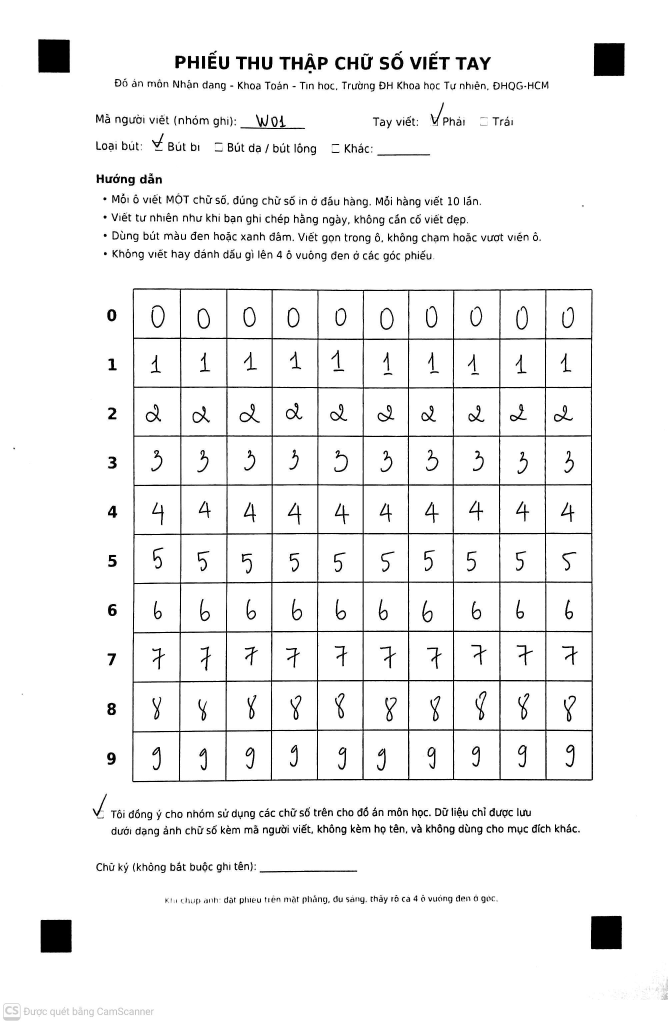
#> input picture data/vn_raw/W01.jpg, 2002 x 3071 px (shown at 1/3 size); its folder holds only this picture in this run
$ python -i vn_digits.py   (imports and definitions only)
#> lines starting #> are read from the running program, lines starting #| are printed output that depends on the picture; after the words box and inside, x2 and y2 are one past the last pixel; in counts of white or black regions, pixels touching at a corner belong together
#> in process_sheet, img is the input picture: shape (3071, 2002, 3); min 0, max 255, mean 242.5
import glob, os
import cv2
import numpy as np
from PIL import Image
from scipy import ndimage

# Hình học phiếu (mm), khớp với file Phieu_thu_thap_chu_so.pdf
PX_PER_MM = 10
MARK_CENTERS_MM = [(15, 15), (195, 15), (15, 282), (195, 282)]   # TL, TR, BL, BR
GRID_X, GRID_Y, CELL, N = 40, 85, 15, 10                           # lưới 10x10, ô 15 mm
INSET = 1.5                                                         # bỏ viền ô (mm)
W_PX, H_PX = 210 * PX_PER_MM, 297 * PX_PER_MM

def find_markers(gray):
    """Tìm tâm 4 ô vuông đen ở góc phiếu, trả về theo thứ tự TL, TR, BL, BR."""
    blur = cv2.GaussianBlur(gray, (5, 5), 0)
    _, bw = cv2.threshold(blur, 0, 255, cv2.THRESH_BINARY_INV + cv2.THRESH_OTSU)
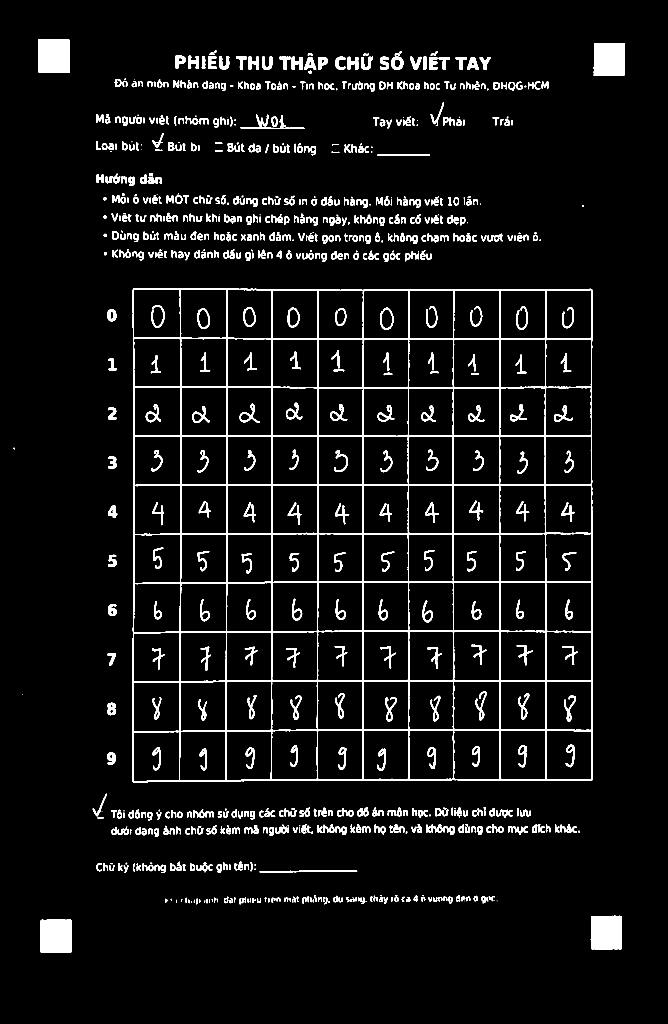
#> bw: shape (3071, 2002) (shown at 1/3 size); 5.4% white; 894 white regions (97 under 20 px)
    contours, _ = cv2.findContours(bw, cv2.RETR_LIST, cv2.CHAIN_APPROX_SIMPLE)
#> contours = 1255 contours, 146 with area under 20; largest, box (x1, y1, x2, y2) and area: (396, 865, 1779, 2347) 2030360, (400, 2046, 539, 2195) 20162, (399, 2195, 538, 2344) 20111, (400, 1898, 540, 2046) 20105, (402, 1309, 542, 1456) 20096
    cands = []
    for c in contours:
        area = cv2.contourArea(c)
        if not 1e-4 * gray.size < area < 2e-2 * gray.size:   # ô đánh dấu chiếm ~0.05–1% ảnh
            continue
        x, y, w, h = cv2.boundingRect(c)
        if not 0.7 < w / h < 1.4:                         # phải gần vuông
            continue
        if (bw[y:y + h, x:x + w] > 0).mean() < 0.85:      # phải đặc: đo tỷ lệ pixel đen thật sự
            continue                                      # (khung lưới, chữ số đều rỗng)
        M = cv2.moments(c)
        cands.append((area, M["m10"] / M["m00"], M["m01"] / M["m00"]))
#> this loop made 1255 passes
#> area on passes 10, 13, 15: 22.5, 22, 21.5
#> after the loop, cands = [(8995.5, 168, 2808.1), (9043, 1818.9, 2797.5), (8892.5, 1827.3, 178), (9187.5, 161.5, 167.7)]
    if len(cands) < 4:
        raise ValueError(f"Chỉ tìm thấy {len(cands)} ô đánh dấu, cần 4. Chụp lại cho rõ 4 góc.")
    pts = np.array([(x, y) for _, x, y in sorted(cands, reverse=True)[:4]], np.float32)
#> pts = [[161.5, 167.7], [1818.9, 2797.5], [168, 2808.1], [1827.3, 178]]
    s, d = pts.sum(1), pts[:, 0] - pts[:, 1]
#> s = [329.2, 4616.3, 2976.1, 2005.3]; d = [-6.22, -978.6, -2640, 1649.3]
    return np.array([pts[s.argmin()], pts[d.argmax()], pts[d.argmin()], pts[s.argmax()]], np.float32)

def warp_sheet(img_bgr):
    """Nắn phẳng ảnh chụp phiếu về ảnh chuẩn 2100x2970 px (10 px/mm)."""
    gray = cv2.cvtColor(img_bgr, cv2.COLOR_BGR2GRAY) if img_bgr.ndim == 3 else img_bgr
    src = find_markers(gray)
#> src = [[161.5, 167.7], [1827.3, 178], [168, 2808.1], [1818.9, 2797.5]]
    dst = np.array(MARK_CENTERS_MM, np.float32) * PX_PER_MM
    M = cv2.getPerspectiveTransform(src, dst)
#> M = [[1.07, -0.00315, -22.47], [-0.00688, 1, -16.87], [-4.74e-06, -3.39e-06, 1]]
    return cv2.warpPerspective(gray, M, (W_PX, H_PX), borderValue=255)
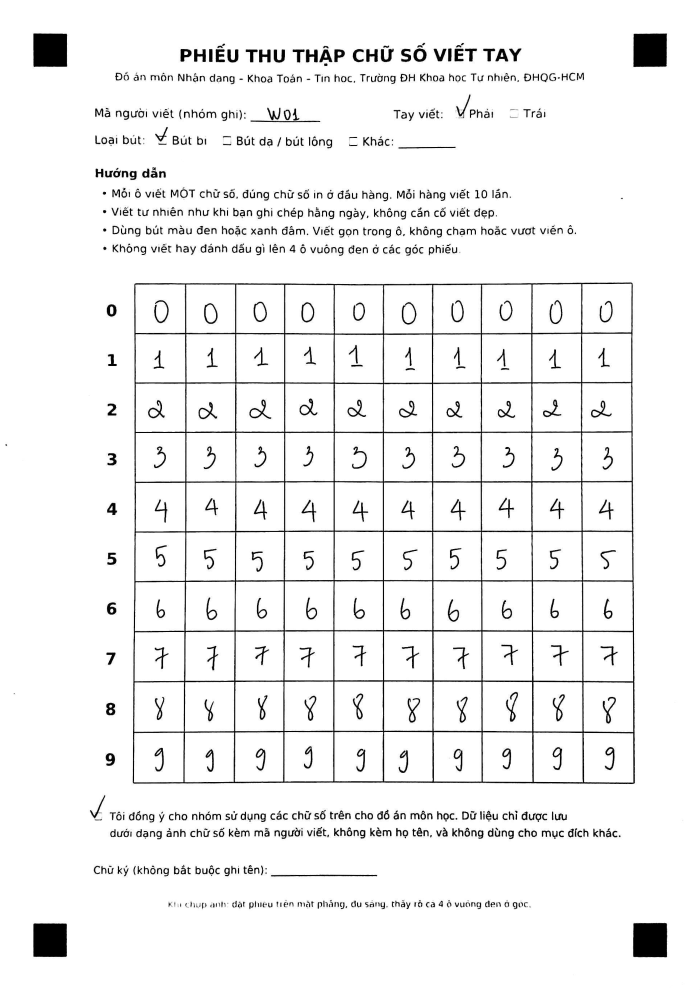
#> returned value: shape (2970, 2100) (shown at 1/3 size); min 0, max 255, mean 241.5

def cut_cells(sheet):
    """Cắt 100 ô; nhãn của ô = số thứ tự hàng."""
    cells = []
    for r in range(N):
        for c in range(N):
            x0 = int((GRID_X + c * CELL + INSET) * PX_PER_MM)
            y0 = int((GRID_Y + r * CELL + INSET) * PX_PER_MM)
            size = int((CELL - 2 * INSET) * PX_PER_MM)
            cells.append((r, c, sheet[y0:y0 + size, x0:x0 + size]))
    return cells

def clean_cell(cell, min_contrast=60):
    """Ô xám (nền giấy sáng, mực tối) -> mực trong [0, 1], nền về 0. Ô trống -> None."""
    a = 255.0 - cell.astype(np.float32)                   # mực thành giá trị lớn
    a = a - np.median(a)                                  # trừ nền giấy (đa số pixel là nền)
    peak = np.percentile(a, 99.5)
    if peak < min_contrast:                               # không có nét nào đậm hơn nền rõ rệt
        return None
    a = np.clip(a / peak, 0, 1)
    a[a < 0.25] = 0                                       # bỏ bóng, nhiễu nhẹ
    a[:3, :] = a[-3:, :] = 0; a[:, :3] = a[:, -3:] = 0    # xoá vệt viền ô còn sót
    return a

def to_mnist(a):
    """a: mực trong [0, 1] (nền 0). Trả về (28, 28) kiểu MNIST: khung 20x20, trọng tâm ở giữa."""
    ys, xs = np.nonzero(a > 0.1)
    if len(ys) == 0:
        return None
    a = a[ys.min():ys.max() + 1, xs.min():xs.max() + 1]
    h, w = a.shape
    s = 20.0 / max(h, w)
    nh, nw = max(1, round(h * s)), max(1, round(w * s))
    a = np.asarray(Image.fromarray((a * 255).astype(np.uint8)).resize((nw, nh), Image.LANCZOS)) / 255.0
    out = np.zeros((28, 28), np.float32)
    y0, x0 = (28 - nh) // 2, (28 - nw) // 2
    out[y0:y0 + nh, x0:x0 + nw] = a
    cy, cx = ndimage.center_of_mass(out)
    return np.clip(ndimage.shift(out, (14 - cy, 14 - cx), order=1), 0, 1)

def process_sheet(path):
    """Một ảnh phiếu -> (X (k, 784), y (k,), vị trí ô (k, 2), số ô trống)."""
    img = cv2.imread(path)
    if img is None:
        raise ValueError(f"Không đọc được ảnh {path}")
    sheet = warp_sheet(img)
    X, y, pos, empty = [], [], [], 0
    for r, c, cell in cut_cells(sheet):
        a = clean_cell(cell)
        if a is None:                                     # ô trống
            empty += 1
            continue
        X.append(to_mnist(a).reshape(784)); y.append(r); pos.append((r, c))
#> this loop made 100 passes
#> (r, c, peak in clean_cell, h in to_mnist, w in to_mnist, s in to_mnist, nh in to_mnist, nw in to_mnist) on passes 1 to 12: (0, 0, 254, 70, 44, 0.286, 20, 13), (0, 1, 253, 63, 41, 0.317, 20, 13), (0, 2, 253, 61, 41, 0.328, 20, 13), (0, 3, 253, 61, 39, 0.328, 20, 13), (0, 4, 253, 56, 36, 0.357, 20, 13), (0, 5, 254, 68, 44, 0.294, 20, 13), (0, 6, 253, 66, 38, 0.303, 20, 12), (0, 7, 252, 62, 40, 0.323, 20, 13), (0, 8, 253, 72, 40, 0.278, 20, 11), (0, 9, 253, 66, 40, 0.303, 20, 12), (1, 0, 252, 56, 33, 0.357, 20, 12), (1, 1, 253, 60, 33, 0.333, 20, 11)
#> pass 1, in clean_cell, `a = 255.0 - cell.astype(np.float32)`:
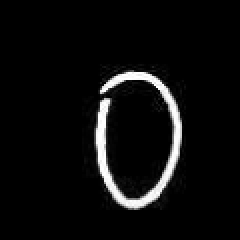
#> a: shape (120, 120) float32 (shown 2 times larger); min 0, max 255, mean 12.7
#> pass 1, in process_sheet, `a = clean_cell(cell)`:
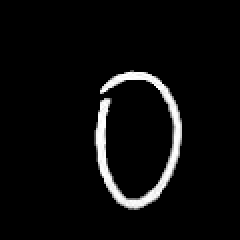
#> a: shape (120, 120) float32 (shown 2 times larger); min 0, max 1, mean 0.0462
#> pass 1, in to_mnist, `a = a[ys.min():ys.max() + 1, xs.min():xs.max() + 1]`:
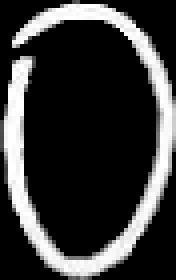
#> a: shape (70, 44) float32 (shown 4 times larger); min 0, max 1, mean 0.216
#> after the loop:
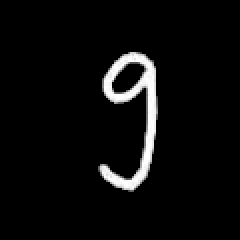
#> a: shape (120, 120) float32 (shown 2 times larger); min 0, max 1, mean 0.044
#> after the loop, X = 100 items; empty = 0; pos = 100 pairs, first value 0 to 9, second value 0 to 9; y = 100 values from 0 to 9
    return np.array(X, np.float32), np.array(y), np.array(pos), empty

def build_dataset(folder, out="data/vn_digits.npz"):
    """Thư mục chứa ảnh tên W01.jpg, W02.png, ... (tên file = mã người viết)."""
    Xs, ys, ws, ps = [], [], [], []
    for path in sorted(glob.glob(os.path.join(folder, "*.*"))):
        wid = os.path.splitext(os.path.basename(path))[0]
        try:
            X, y, pos, empty = process_sheet(path)
        except ValueError as e:
            print(f"[BỎ QUA] {wid}: {e}")
            continue
        print(f"{wid}: {len(y)} ảnh, {empty} ô trống")
        Xs.append(X); ys.append(y); ps.append(pos); ws += [wid] * len(y)
    if not Xs:
        raise ValueError("Không xử lý được phiếu nào.")
    np.savez_compressed(out, X=np.concatenate(Xs), y=np.concatenate(ys),
                        writer=np.array(ws), pos=np.concatenate(ps))
    print("Đã lưu", out)

def review_sheet(path, out_png):
    """Vẽ khung cắt lên phiếu đã nắn phẳng để kiểm tra căn chỉnh bằng mắt."""
    sheet = cv2.cvtColor(warp_sheet(cv2.imread(path)), cv2.COLOR_GRAY2BGR)
    for r in range(N):
        for c in range(N):
            x0 = int((GRID_X + c * CELL + INSET) * PX_PER_MM)
            y0 = int((GRID_Y + r * CELL + INSET) * PX_PER_MM)
            size = int((CELL - 2 * INSET) * PX_PER_MM)
            cv2.rectangle(sheet, (x0, y0), (x0 + size, y0 + size), (0, 0, 255), 3)
    cv2.imwrite(out_png, sheet)

>>> result = process_sheet('../data/vn_raw/W01.jpg')

$ run again, on data/vn_raw/W02.jpg
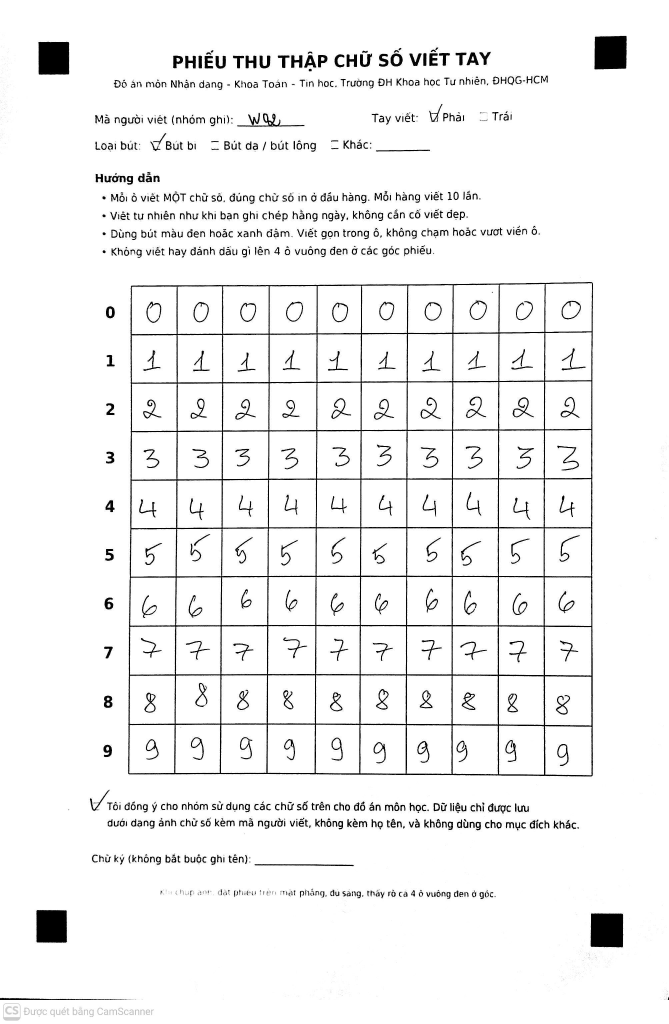
#> input picture data/vn_raw/W02.jpg, 2005 x 3071 px (shown at 1/3 size)
#> in process_sheet, img is the input picture: shape (3071, 2005, 3); min 0, max 255, mean 242.2
#> in find_markers, `_, bw = cv2.threshold(blur, 0, 255, cv2.THRESH_BINARY_INV + cv2.THRESH..`:
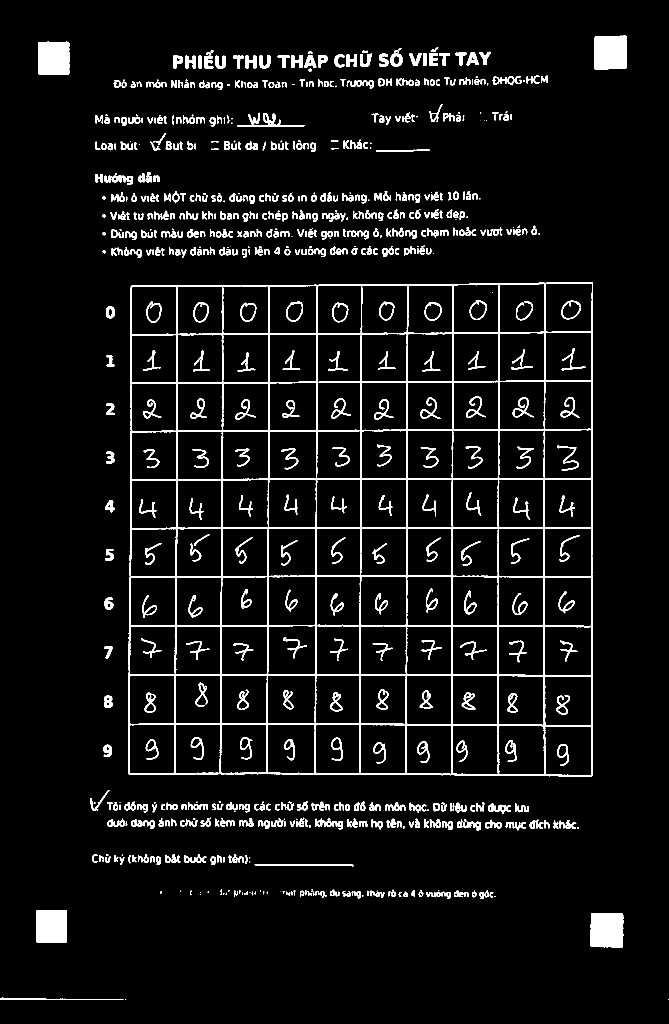
#> bw: shape (3071, 2005) (shown at 1/3 size); 5.6% white; 880 white regions (109 under 20 px)
#> contours = 1262 contours, 160 with area under 20; largest, box (x1, y1, x2, y2) and area: (384, 846, 1779, 2330) 2040516, (802, 2173, 946, 2320) 20608, (803, 2025, 946, 2171) 20537, (804, 1730, 948, 1876) 20491, (1634, 2028, 1775, 2178) 20470
#> the loop in find_markers, `for c in contours:` made 1262 passes
#> area on passes 10, 11, 14: 22, 20, 26
#> after the loop in find_markers, `for c in contours:`: cands = [(9604, 1820.4, 2790.4), (8768.5, 154.3, 2778.7), (8814.5, 161.3, 174.4), (9268, 1831.3, 157.4)]
#> pts = [[1820.4, 2790.4], [1831.3, 157.4], [161.3, 174.4], [154.3, 2778.7]]
#> in find_markers, `s, d = pts.sum(1), pts[:, 0] - pts[:, 1]`: s = [4610.8, 1988.7, 335.7, 2933]; d = [-970, 1674, -13.05, -2624.4]
#> src = [[161.3, 174.4], [1831.3, 157.4], [154.3, 2778.7], [1820.4, 2790.4]]
#> M = [[1.09, 0.00282, -26.5], [0.0114, 1.02, -30.23], [6.61e-06, -8.5e-07, 1]]
#> the loop in process_sheet, `for r, c, cell in cut_cells(sheet):` made 100 passes
#> (r, c, peak in clean_cell, h in to_mnist, w in to_mnist, s in to_mnist, nh in to_mnist, nw in to_mnist) on passes 1 to 8: (0, 0, 251, 66, 49, 0.303, 20, 15), (0, 1, 252, 63, 51, 0.317, 20, 16), (0, 2, 253, 60, 53, 0.333, 20, 18), (0, 3, 252, 61, 56, 0.328, 20, 18), (0, 4, 252, 61, 53, 0.328, 20, 17), (0, 5, 250, 58, 49, 0.345, 20, 17), (0, 6, 252, 56, 56, 0.357, 20, 20), (0, 7, 252, 86, 75, 0.233, 20, 17)
#> after the loop in process_sheet, `for r, c, cell in cut_cells(sheet):`:
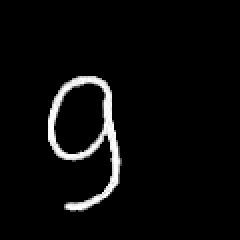
#> a: shape (120, 120) float32 (shown 2 times larger); min 0, max 1, mean 0.0397
#> after the loop in process_sheet, `for r, c, cell in cut_cells(sheet):`: X = 100 items; empty = 0; pos = 100 pairs, first value 0 to 9, second value 0 to 9; y = 100 values from 0 to 9

$ run again, on data/vn_raw/W03.jpg
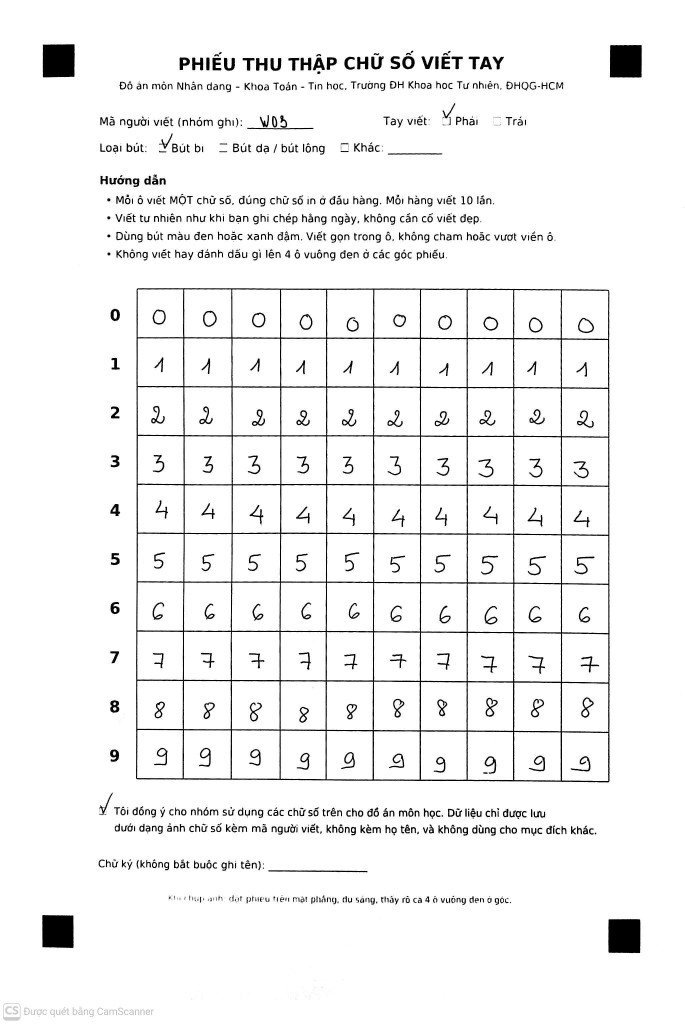
#> input picture data/vn_raw/W03.jpg, 2054 x 3071 px (shown at 1/3 size)
#> in process_sheet, img is the input picture: shape (3071, 2054, 3); min 0, max 255, mean 242.6
#> in find_markers, `_, bw = cv2.threshold(blur, 0, 255, cv2.THRESH_BINARY_INV + cv2.THRESH..`:
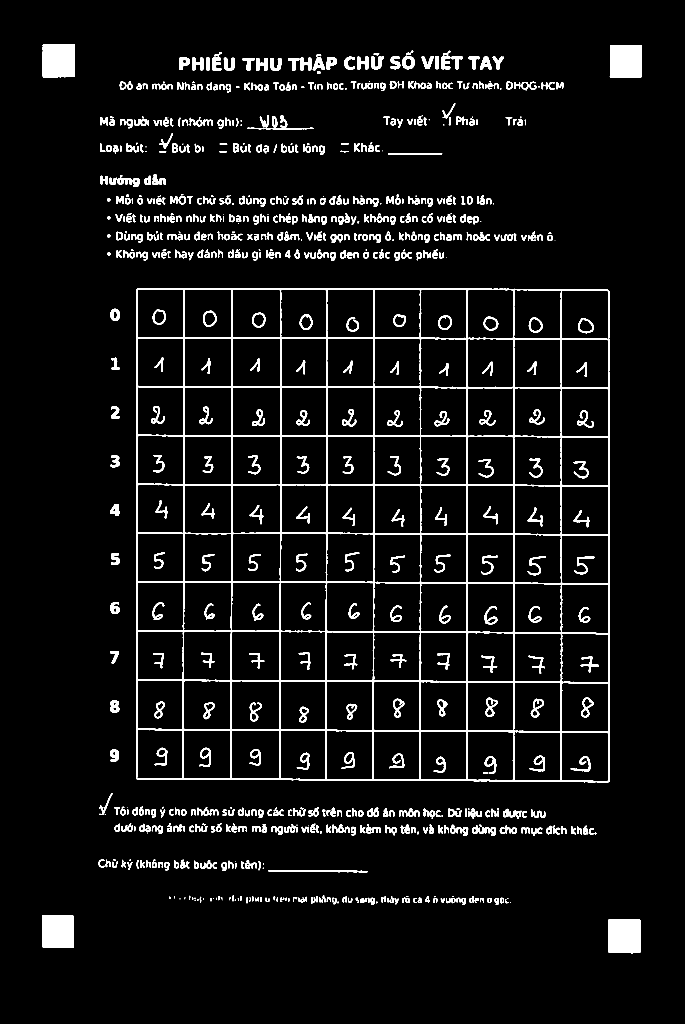
#> bw: shape (3071, 2054) (shown at 1/3 size); 5.4% white; 878 white regions (86 under 20 px)
#> contours = 1253 contours, 137 with area under 20; largest, box (x1, y1, x2, y2) and area: (408, 864, 1829, 2347) 2091918, (695, 2190, 840, 2337) 20794, (695, 1747, 841, 1894) 20784, (695, 2042, 840, 2189) 20764, (695, 1895, 840, 2041) 20748
#> the loop in find_markers, `for c in contours:` made 1253 passes
#> area on passes 6 to 8: 20, 23.5, 25
#> after the loop in find_markers, `for c in contours:`: cands = [(9554.5, 1872.6, 2807.7), (8920.5, 173.5, 2794), (9072, 1877.1, 183.3), (9227.5, 175.4, 181.9)]
#> pts = [[1872.6, 2807.7], [175.4, 181.9], [1877.1, 183.3], [173.5, 2794]]
#> in find_markers, `s, d = pts.sum(1), pts[:, 0] - pts[:, 1]`: s = [4680.3, 357.3, 2060.4, 2967.5]; d = [-935.1, -6.42, 1693.7, -2620.5]
#> src = [[175.4, 181.9], [1877.1, 183.3], [173.5, 2794], [1872.6, 2807.7]]
#> M = [[1.06, 0.000716, -36.69], [-0.000443, 1.02, -35.56], [2.77e-06, -5.53e-07, 1]]
#> the loop in process_sheet, `for r, c, cell in cut_cells(sheet):` made 100 passes
#> (r, c, peak in clean_cell, h in to_mnist, w in to_mnist, s in to_mnist, nh in to_mnist, nw in to_mnist) on passes 1 to 8: (0, 0, 254, 47, 42, 0.426, 20, 18), (0, 1, 253, 51, 44, 0.392, 20, 17), (0, 2, 253, 46, 43, 0.435, 20, 19), (0, 3, 252, 49, 41, 0.408, 20, 17), (0, 4, 252, 45, 39, 0.444, 20, 17), (0, 5, 252, 39, 41, 0.488, 19, 20), (0, 6, 251, 47, 44, 0.426, 20, 19), (0, 7, 252, 43, 48, 0.417, 18, 20)
#> after the loop in process_sheet, `for r, c, cell in cut_cells(sheet):`:
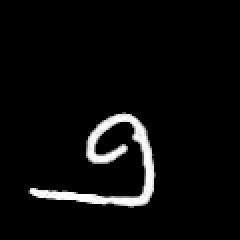
#> a: shape (120, 120) float32 (shown 2 times larger); min 0, max 1, mean 0.0443
#> after the loop in process_sheet, `for r, c, cell in cut_cells(sheet):`: X = 100 items; empty = 0; pos = 100 pairs, first value 0 to 9, second value 0 to 9; y = 100 values from 0 to 9
